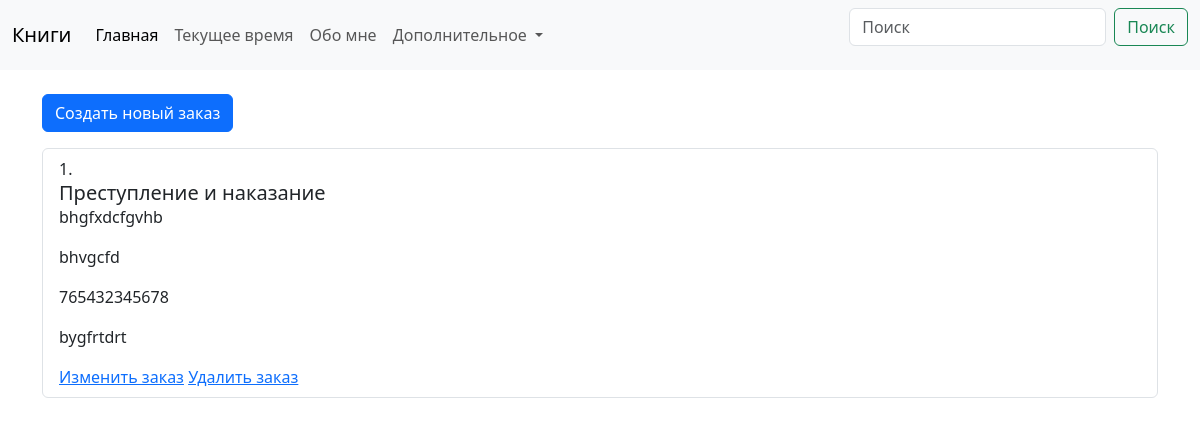
Page /basket/basket_list/ on the committed database.
### basket/models.py (models this page shows)
class Basket(models.Model):
    choice_book = models.ForeignKey(Books, on_delete=models.CASCADE)
    name = models.CharField(max_length=100, verbose_name='Какую книгу вы хотите заказать?')
    description_book = models.TextField('Введите описание книги')
    phone = models.CharField(max_length=100, verbose_name='Укажите ваш номер телефона')
    address = models.CharField(max_length=100, verbose_name='Введите наш адрес доставки вашего города')

### books/models.py (models this page shows, shortened)
class Books(models.Model):
    title = models.CharField(max_length=100, verbose_name='напишите название книги')
    description = models.TextField(verbose_name='укажите описание книги')
    image = models.ImageField(upload_to='books/', verbose_name='загрузите картинку книги')
    quatity_page = models.PositiveIntegerField(verbose_name='укажите кол-во страниц', blank=True)
    author = models.CharField(max_length=100, blank=True, verbose_name='укажите автора книги')
    book_audio = models.URLField(verbose_name='укажите ссылку с youtube')
    created_at = models.DateTimeField(auto_now_add=True, null=True)
    def __str__(self):
        return self.title
    class Meta:
         verbose_name = 'книга'
         verbose_name_plural = 'книги'

### basket/views.py (the view)
# urls.py: path('basket_list/', views.ReadStudentView.as_view(), name='basket_list'),
class ReadStudentView(generic.ListView):
    model = models.Basket
    template_name = 'basket/basket_list.html'
    context_object_name = 'bask'

### templates/basket/basket_list.html (shortened to what this page needs)
{% load static %}
{% include '../header.html' %}
<link href="https://cdn.jsdelivr.net/npm/bootstrap@5.3.3/dist/css/bootstrap.min.css" rel="stylesheet">
<div class="container mt-4">
  <a class="btn btn-primary mb-3" href="/create_basket/">Создать новый заказ</a>
  <ol class="list-group list-group-numbered">
    {% for i in bask %}
    <li class="list-group-item">
      <h5 class="card-title">{{ i.choice_book }}</h5>
      <p class="card-text">{{ i.name }}</p>
      <p class="card-text">{{ i.description_book }}</p>
      <p class="card-text">{{ i.phone }}</p>
      <p class="card-text">{{ i.address }}</p>
      <a href="/basket_list/{{ i.id }}/update/">Изменить заказ</a>
   <a href="/basket_list/{{ i.id }}/delete/">Удалить заказ</a>
    </li>
    {% endfor %}
  </ol>
</div>

### rows in the picture
Basket: choice_book "Преступление и наказание", name "bhgfxdcfgvhb", description_book "bhvgcfd", phone "765432345678", address "bygfrtdrt"
